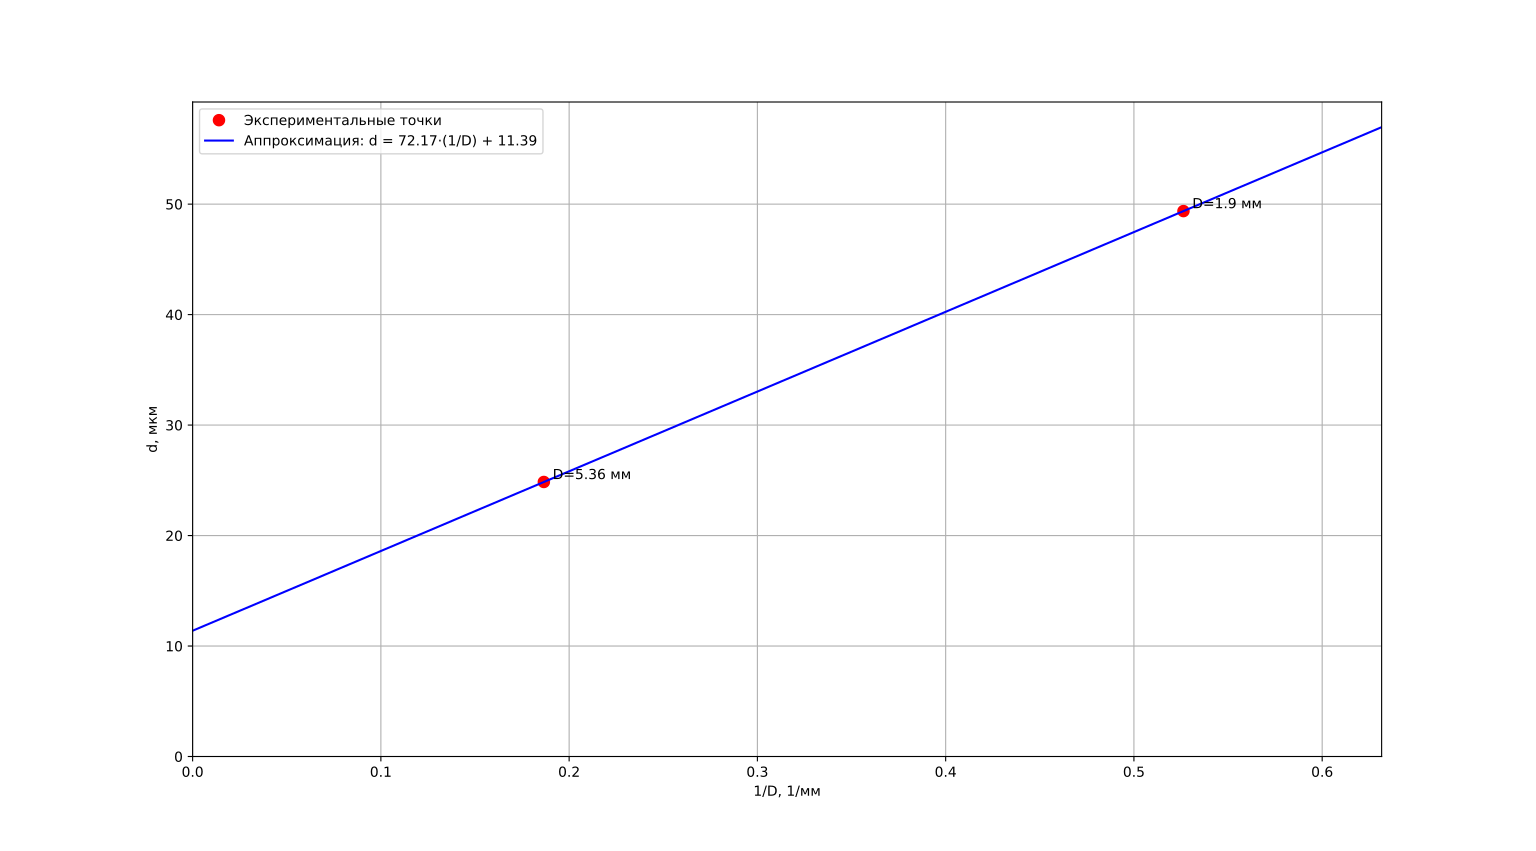

Source code (Python):
import matplotlib.pyplot as plt
import numpy as np

# Данные: D в мм, d в мкм
D = [5.36, 1.9]
d = [24.85, 49.37]

# Вычисляем 1/D (в 1/мм)
inv_D = [1 / val for val in D]

# Построение графика
plt.figure(figsize=(8, 6))
plt.plot(inv_D, d, 'ro', markersize=8, label='Экспериментальные точки')

# Аппроксимация прямой, проходящей через обе точки (линейная интерполяция)
# Используем polyfit для получения коэффициентов прямой y = a*x + b
coeffs = np.polyfit(inv_D, d, 1)  # степень 1
a, b = coeffs
print(f"Уравнение прямой: d = {a:.2f}*(1/D) + {b:.2f}")

# Генерируем точки для прямой в диапазоне от 0 до max(inv_D) с запасом
x_line = np.linspace(0, max(inv_D)*1.2, 100)
y_line = a * x_line + b
plt.plot(x_line, y_line, 'b-', label=f'Аппроксимация: d = {a:.2f}·(1/D) + {b:.2f}')

# Оформление
plt.xlabel('1/D, 1/мм')
plt.ylabel('d, мкм')
# plt.title('Зависимость периода решётки от обратной ширины щели')
plt.grid(True)
plt.legend()
plt.xlim(0, max(inv_D)*1.2)
plt.ylim(0, max(d)*1.2)

# Подписи точек
for i, (x, y) in enumerate(zip(inv_D, d)):
    plt.text(x, y, f'  D={D[i]} мм', verticalalignment='bottom')

plt.show()
